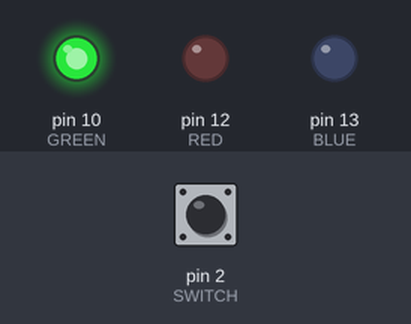
Recording of a sketch running on a simulated Arduino Uno, built with avr-gcc and run on an emulated ATmega328P. Shown: output pins drawn as LEDs (lit = HIGH). The inputs (shaded band) are chosen by the test bench; at power-on: pin 2 (SWITCH) HIGH.

Above: at 1.2 s.
1.3 s: pin 2 (SWITCH) pulled LOW for 1 s
At 3.2 s:
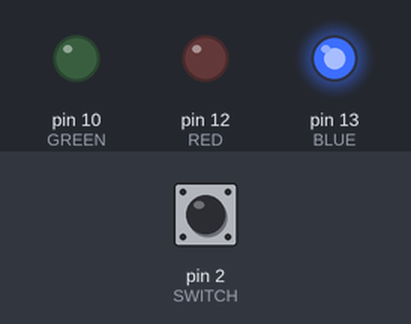
4.3 s: pin 2 (SWITCH) pulled LOW for 0.15 s
At 4.9 s:
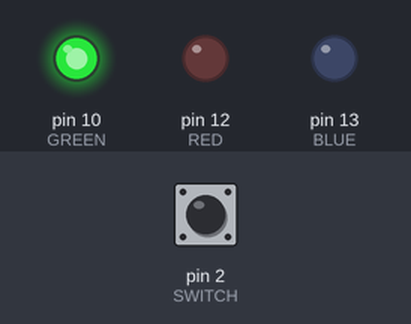
5.9 s: pin 2 (SWITCH) pulled LOW for 3.2 s
At 9.6 s:
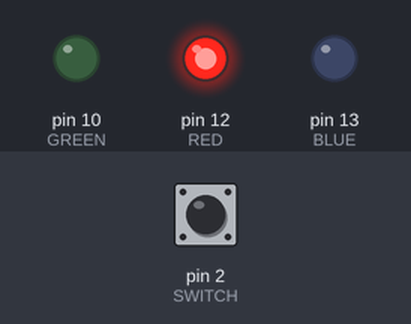
Timing chart, 0 to 11.1 s (numbered marks = the images above; inputs shaded):
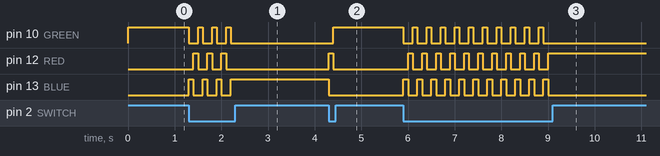

The sketch:

led_test.ino
```cpp
/* LED connection test code */
// switch D2의 입력이 발생하면 state를 전환한다. 각 state마다 RED, BLUE, GREEN LED의 작동을 확인할 수 있다.
// LED pin은 digital이나 PWM 사용해야 한다.
//

#define RED 12
#define BLUE 13
#define GREEN 10
#define SWITCH 2

void setup() {
  // put your setup code here, to run once:
  pinMode(RED,OUTPUT);
  pinMode(BLUE,OUTPUT);
  pinMode(GREEN,OUTPUT);
  pinMode(SWITCH,INPUT);
  digitalWrite(GREEN,LOW);
  digitalWrite(BLUE,LOW);
  digitalWrite(RED,LOW);
}

int state = 0;
void loop() {
  // put your main code here, to run repeatedly:
  if(digitalRead(2) == LOW)  state++;
  if(state == 3)  state = 0;


  switch(state){
    case 0:
      digitalWrite(GREEN,HIGH);
      digitalWrite(BLUE,LOW);
      digitalWrite(RED,LOW);
      break;
    case 1:
      digitalWrite(GREEN,LOW);
      digitalWrite(BLUE,HIGH);
      digitalWrite(RED,LOW);
      break;
    case 2:
      digitalWrite(GREEN,LOW);
      digitalWrite(BLUE,LOW);
      digitalWrite(RED,HIGH);
      break;
  }

  delay(100);
}
```

Measured:
- after the input at 1.3 s, pin 10 (GREEN): alternates HIGH for 0.10 s and LOW for 0.20 s, 7 changes in all, then stays LOW, starting at once; pin 12 (RED): alternates HIGH for 0.10 s and LOW for 0.20 s, 6 changes in all, then stays LOW, starting after 0.10 s
- after the input at 4.3 s, pin 10 (GREEN): LOW → HIGH after 0.10 s; pin 12 (RED): LOW → HIGH at once, → LOW 0.10 s later; pin 13 (BLUE): HIGH → LOW at once
- after the input at 5.9 s, pin 10 (GREEN): alternates HIGH for 0.10 s and LOW for 0.20 s, 21 changes in all, then stays LOW, starting at once; pin 12 (RED): alternates HIGH for 0.10 s and LOW for 0.20 s, 21 changes in all, then stays HIGH, starting after 0.10 s
